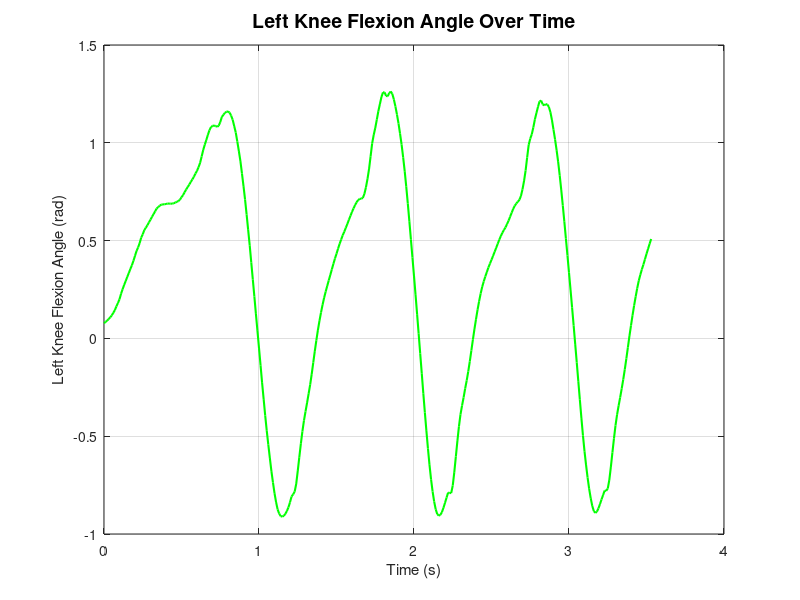

MATLAB code for this plot: (Note: this script raises an error after producing the figure.)
clearvars; close all;
load('typical_gait.mat');

%calculate based on data from typical_gait.mat (without error)
z_LT = (lfeo - ltio) ./ vecnorm((lfeo - ltio), 2, 2);
z_RF = (rfep - rfeo) ./ vecnorm((rfep - rfeo), 2, 2);
y_RF = (rfeo - rkne) ./ vecnorm((rfeo - rkne), 2, 2);
y_LF = (lkne - lfeo) ./ vecnorm((lkne - lfeo), 2, 2);
x_LF = cross(y_RF, z_RF) ./ vecnorm(cross(y_RF, z_RF), 2, 2);
beta_LK = asin(dot(z_LT, y_LF, 2));
alpha_LK = asin(dot(z_LT, x_LF, 2) ./ cos(beta_LK));

%graph (without error)
figure;
plot(time, alpha_LK, 'g', 'LineWidth', 1.5);
grid on;
xlabel('Time (s)');
ylabel('Left Knee Flexion Angle (rad)');
title('Left Knee Flexion Angle Over Time', 'FontSize', 14);

%add noise
%randn - generate random error following normal distribution
%repeat this part?
noise_std = 40;
lfeo_noisy = lfeo + noise_std * randn(size(lfeo));
ltio_noisy = ltio + noise_std * randn(size(ltio));
rfep_noisy = rfep + noise_std * randn(size(rfep));
rfeo_noisy = rfeo + noise_std * randn(size(rfeo));
rkne_noisy = rkne + noise_std * randn(size(rkne));
lkne_noisy = lkne + noise_std * randn(size(lkne));

%smooth datas with filter (using different fc)
fc_values = [0.1, 0.5, 1, 2, 2.5, 3, 3.5, 4, 5, 10, 15, 20];
MAE_values = zeros(size(fc_values));

set(0, 'DefaultFigureWindowStyle', 'normal')

for i = 1 : length(fc_values)
    fc = fc_values(i);

    lfeo_filt = lpfilt(lfeo_noisy, fc);
    ltio_filt = lpfilt(ltio_noisy, fc);
    rfep_filt = lpfilt(rfep_noisy, fc);
    rfeo_filt = lpfilt(rfeo_noisy, fc);
    rkne_filt = lpfilt(rkne_noisy, fc);
    lkne_filt = lpfilt(lkne_noisy, fc);

    z_LT_filt = (lfeo_filt - ltio_filt) ./ vecnorm((lfeo_filt - ltio_filt), 2, 2);
    z_RF_filt = (rfep_filt - rfeo_filt) ./ vecnorm((rfep_filt - rfeo_filt), 2, 2);
    y_RF_filt = (rfeo_filt - rkne_filt) ./ vecnorm((rfeo_filt - rkne_filt), 2, 2);
    y_LF_filt = (lkne_filt - lfeo_filt) ./ vecnorm((lkne_filt - lfeo_filt), 2, 2);
    x_LF_filt = cross(y_RF_filt, z_RF_filt) ./ vecnorm(cross(y_RF_filt, z_RF_filt), 2, 2);
    beta_LK_filt = asin(dot(z_LT_filt, y_LF_filt, 2));
    val = dot(z_LT_filt, x_LF_filt, 2) ./ cos(beta_LK_filt);
    val = max(min(val, 1), -1); 
    alpha_LK_filt = asin(val);

    figure(i+1);
    plot(time, alpha_LK_filt, 'b', 'LineWidth', 1.5);
    grid on;
    xlabel('Time (s)');
    ylabel(['Filtered Left Knee Flexion Angle(rad),' num2str(fc)]);
    title(['Filtered Left Knee Flexion Angle Over Time at fc = ', num2str(fc)], 'FontSize', 14);

    %calculate mean absolute error
    MAE_values(i) = mean(abs(alpha_LK - alpha_LK_filt));
    fprintf('fc = %.1f Hz, MAE = %.4f rad\n', fc, MAE_values(i));

end

%plot MAE at different frequencies on graph
figure;
plot(fc_values, MAE_values, 'r', 'LineWidth', 1.5);
grid on;
xlabel('Cutoff Frequency fc (Hz)');
ylabel('Mean Absolute Error (rad)')
title('Mean Absolute Error at Different Cutoff Frequencies', 'FontSize', 14);

